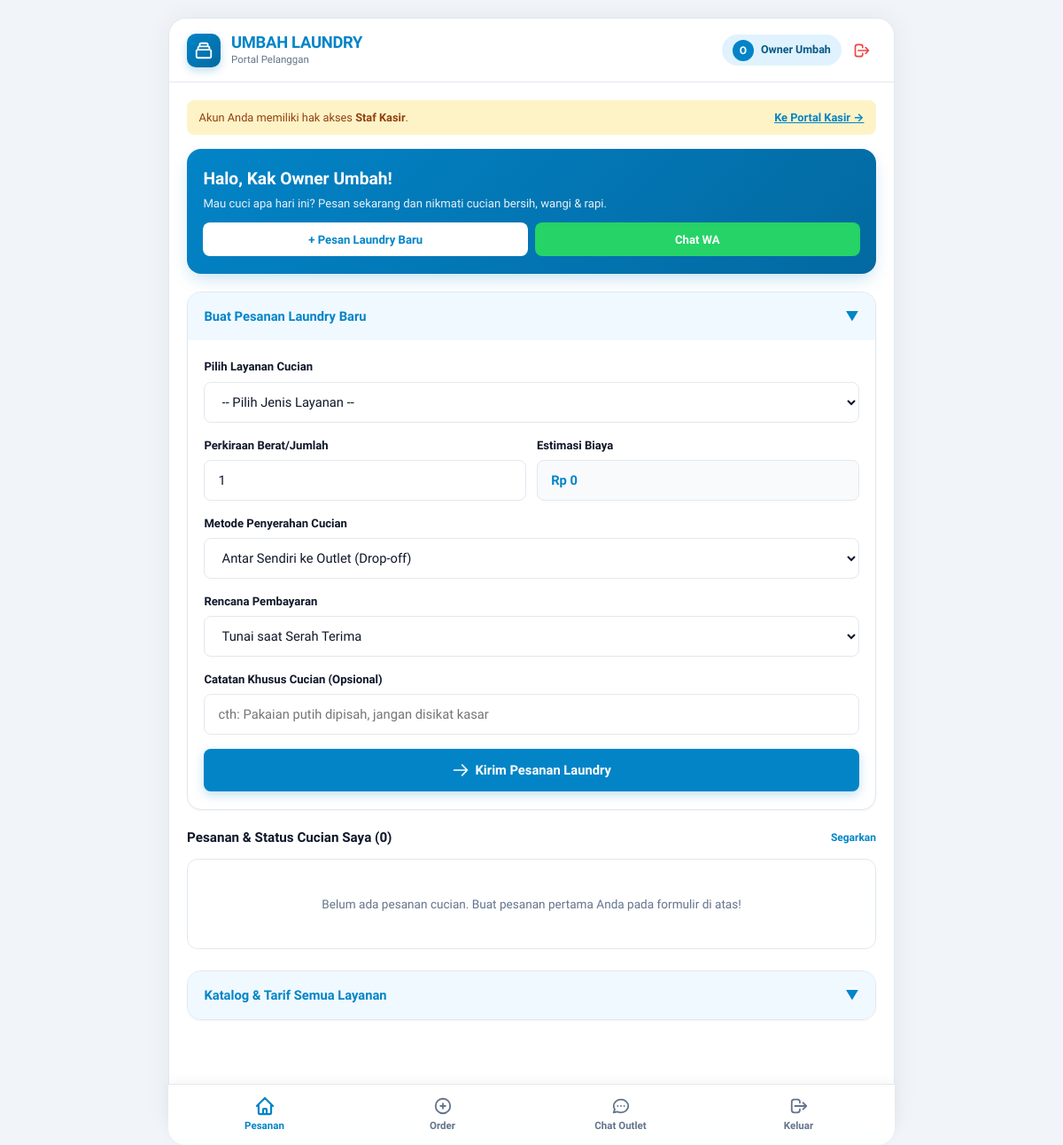
Before: /dashboard_pelanggan.php (signed in) with the older database file.
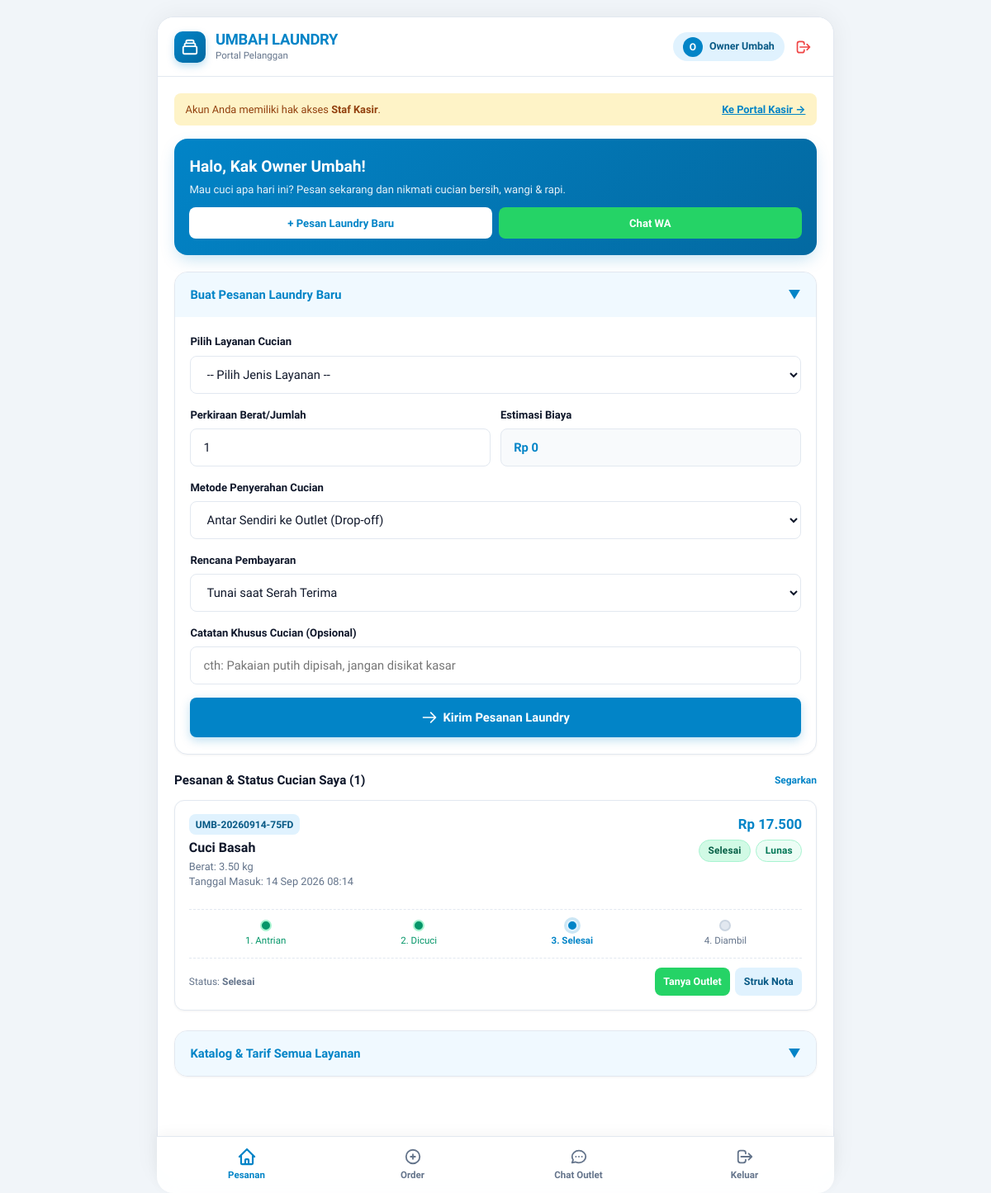
After: the same page with the newer database file.
### tables this page shows
CREATE TABLE `transaksi` (
  `id` int(11) NOT NULL AUTO_INCREMENT,
  `kode_transaksi` varchar(30) NOT NULL,
  `id_pelanggan` int(11) NOT NULL,
  `id_layanan` int(11) NOT NULL,
  `id_karyawan` int(11) DEFAULT NULL,
  `berat_jumlah` decimal(5,2) NOT NULL,
  `total_harga` decimal(10,2) NOT NULL,
  `metode_pembayaran` enum('Tunai','QRIS','Transfer') DEFAULT 'Tunai',
  `status_pembayaran` enum('Belum Lunas','Lunas') DEFAULT 'Lunas',
  `status_cucian` enum('Antrian','Dalam Proses','Selesai','Sudah Diambil','Batal') DEFAULT 'Antrian',
  `catatan` text DEFAULT NULL,
  `tanggal_masuk` datetime DEFAULT current_timestamp(),
  `tanggal_selesai` datetime DEFAULT NULL,
  PRIMARY KEY (`id`),
  UNIQUE KEY `kode_transaksi` (`kode_transaksi`),
  KEY `fk_tx_pelanggan` (`id_pelanggan`),
  KEY `fk_tx_layanan` (`id_layanan`),
  KEY `fk_tx_karyawan` (`id_karyawan`),
  CONSTRAINT `fk_tx_karyawan` FOREIGN KEY (`id_karyawan`) REFERENCES `users` (`id`) ON DELETE SET NULL,
  CONSTRAINT `fk_tx_layanan` FOREIGN KEY (`id_layanan`) REFERENCES `layanan` (`id`),
  CONSTRAINT `fk_tx_pelanggan` FOREIGN KEY (`id_pelanggan`) REFERENCES `pelanggan` (`id`) ON DELETE CASCADE
);

CREATE TABLE `layanan` (
  `id` int(11) NOT NULL AUTO_INCREMENT,
  `nama_layanan` varchar(100) NOT NULL,
  `kategori` varchar(50) NOT NULL,
  `satuan` varchar(20) NOT NULL DEFAULT 'kg',
  `harga_per_satuan` decimal(10,2) NOT NULL,
  `created_at` timestamp NOT NULL DEFAULT current_timestamp(),
  PRIMARY KEY (`id`)
);

### classes/Pelanggan.php (called while the page is built, shortened)
<?php
class Pelanggan {
    private PDO $db;
    private string $table = "pelanggan";
    public function __construct(PDO $db) {
        $this->db = $db;
    }
    public function findOrCreate(string $nama, string $no_hp, string $alamat = ''): int {
        $stmt = $this->db->prepare("SELECT id FROM {$this->table} WHERE no_hp = :no_hp LIMIT 1");
        $stmt->execute([':no_hp' => $no_hp]);
        $pelanggan = $stmt->fetch();
        $insert = $this->db->prepare("INSERT INTO {$this->table} (nama, no_hp, alamat) VALUES (:nama, :no_hp, :alamat)");
        $insert->execute([
            ':nama'   => htmlspecialchars($nama),
            ':no_hp'  => htmlspecialchars($no_hp),
            ':alamat' => htmlspecialchars($alamat)
        ]);
        return (int)$this->db->lastInsertId();
    }
}

### classes/Transaksi.php (called while the page is built, shortened)
<?php
class Transaksi {
    private PDO $db;
    private string $table = "transaksi";
    public function __construct(PDO $db) {
        $this->db = $db;
    }
    public function getTransaksiByPelangganId(int $id_pelanggan): array {
        $sql = "SELECT t.*, p.nama AS nama_pelanggan, p.no_hp, p.alamat AS alamat_pelanggan,
                       l.nama_layanan, l.satuan, l.harga_per_satuan, u.nama AS nama_karyawan
                FROM {$this->table} t
                JOIN pelanggan p ON t.id_pelanggan = p.id
                JOIN layanan l ON t.id_layanan = l.id
                LEFT JOIN users u ON t.id_karyawan = u.id
                WHERE t.id_pelanggan = :id_pelanggan
                ORDER BY t.id DESC";
        $stmt = $this->db->prepare($sql);
        $stmt->execute([':id_pelanggan' => $id_pelanggan]);
        return $stmt->fetchAll();
    }
}

### dashboard_pelanggan.php (the view, shortened to what the changed rows need)
<?php
require_once __DIR__ . '/classes/Pelanggan.php';
require_once __DIR__ . '/classes/Transaksi.php';
$db = (new Database())->getConnection();
$pelangganModel = new Pelanggan($db);
$transaksiModel = new Transaksi($db);
$userNama   = $_SESSION['user']['nama'] ?? 'Pelanggan';
$userNoHp   = $_SESSION['user']['no_hp'] ?? '';
$userAlamat = $_SESSION['user']['alamat'] ?? '';
$pelangganId = $pelangganModel->findOrCreate($userNama, $userNoHp, $userAlamat);
$riwayatPesanan = $transaksiModel->getTransaksiByPelangganId($pelangganId);
?>
<!DOCTYPE html>
<html lang="id">
<head>
    <link rel="stylesheet" href="assets/css/chingu-style.css">
</head>
<body>
<div class="app-container">
    <div class="content">
        <div style="display: flex; justify-content: space-between; align-items: center; margin: 1.25rem 0 0.75rem;">
            <h4 style="font-size: 0.95rem; font-weight: 700;">Pesanan & Status Cucian Saya (<?= count($riwayatPesanan) ?>)</h4>
            <a href="dashboard_pelanggan.php" style="font-size: 0.75rem; color: var(--primary); text-decoration: none; font-weight: 600;">Segarkan</a>
        </div>
        <div class="order-list">
            <?php if (empty($riwayatPesanan)): ?>
                <div style="text-align: center; color: var(--text-muted); font-size: 0.85rem; padding: 2.5rem 1rem; background: var(--surface); border: 1px solid var(--border); border-radius: 12px;">
                    Belum ada pesanan cucian. Buat pesanan pertama Anda pada formulir di atas!
                </div>
            <?php else: ?>
                <?php foreach ($riwayatPesanan as $trx): ?>
                    <?php
                        $badgeClass = match($trx['status_cucian']) {
                            'Antrian'       => 'badge-antrian',
                            'Dalam Proses'  => 'badge-proses',
                            'Selesai'       => 'badge-selesai',
                            'Sudah Diambil' => 'badge-diambil',
                            'Batal'         => 'badge-batal',
                            default         => 'badge-proses'
                        };
                        $waText = "Halo Umbah Laundry,\n"
                                . "Saya mau konfirmasi pesanan cucian saya:\n"
                                . "No Nota: *{$trx['kode_transaksi']}*\n"
                                . "Nama: {$trx['nama_pelanggan']}\n"
                                . "Layanan: {$trx['nama_layanan']} ({$trx['berat_jumlah']} {$trx['satuan']})\n"
                                . "Mohon info perkiraan selesainya ya kak. Terima kasih!";
                        $waUrl = "https://api.whatsapp.com/send?phone=6287715890651&text=" . urlencode($waText);
                        $s = $trx['status_cucian'];
                        $isProses  = in_array($s, ['Dalam Proses', 'Selesai', 'Sudah Diambil']);
                        $isSelesai = in_array($s, ['Selesai', 'Sudah Diambil']);
                        $isDiambil = ($s === 'Sudah Diambil');
                    ?>
                    <div class="order-card">
                        <div class="order-card-header">
                            <div>
                                <span class="order-code"><?= htmlspecialchars($trx['kode_transaksi']) ?></span>
                                <h5><?= htmlspecialchars($trx['nama_layanan']) ?></h5>
                                <div class="order-card-meta">
                                    Berat: <?= $trx['berat_jumlah'] ?> <?= htmlspecialchars($trx['satuan']) ?>
                                    <br>
                                    Tanggal Masuk: <?= date('d M Y H:i', strtotime($trx['tanggal_masuk'])) ?>
                                </div>
                            </div>
                            <div style="text-align: right;">
                                <div class="order-price">Rp <?= number_format($trx['total_harga'], 0, ',', '.') ?></div>
                                <div style="margin-top: 0.35rem;" class="order-card-badges">
                                    <span class="badge <?= $badgeClass ?>"><?= htmlspecialchars($trx['status_cucian']) ?></span>
                                    <?php if ($trx['status_pembayaran'] === 'Lunas'): ?>
                                        <span class="badge badge-lunas">Lunas</span>
                                    <?php else: ?>
                                        <span class="badge badge-belum-lunas">Belum Lunas</span>
                                    <?php endif; ?>
                                </div>
                            </div>
                        </div>
                        <div class="order-step-timeline">
                            <div class="step-item <?= $s === 'Antrian' ? 'active-step' : ($isProses ? 'passed-step' : '') ?>">
                                <div class="step-dot"></div>
                                <span>1. Antrian</span>
                            </div>
                            <div class="step-item <?= $s === 'Dalam Proses' ? 'active-step' : ($isSelesai ? 'passed-step' : '') ?>">
                                <div class="step-dot"></div>
                                <span>2. Dicuci</span>
                            </div>
                            <div class="step-item <?= $s === 'Selesai' ? 'active-step' : ($isDiambil ? 'passed-step' : '') ?>">
                                <div class="step-dot"></div>
                                <span>3. Selesai</span>
                            </div>
                            <div class="step-item <?= $isDiambil ? 'active-step passed-step' : '' ?>">
                                <div class="step-dot"></div>
                                <span>4. Diambil</span>
                            </div>
                        </div>
                        <div class="order-card-actions">
                            <span style="font-size: 0.75rem; color: var(--text-muted);">
                                Status: <strong><?= htmlspecialchars($trx['status_cucian']) ?></strong>
                            </span>
                            <div style="display: flex; gap: 0.4rem;">
                                <a href="<?= $waUrl ?>" target="_blank" class="btn-sm btn-sm-whatsapp">
                                    Tanya Outlet
                                </a>
                                <button type="button" class="btn-sm btn-sm-nota" onclick="showReceipt(<?= htmlspecialchars(json_encode($trx)) ?>)">
                                    Struk Nota
                                </button>
                            </div>
                        </div>
                    </div>
                <?php endforeach; ?>
            <?php endif; ?>
        </div>
    </div>
</div>
</body>
</html>

Changed rows visible on the page:
added transaksi: kode_transaksi "UMB-20260914-75FD", id_layanan.nama_layanan "Cuci Basah", berat_jumlah "3.50", id_layanan.satuan "kg", tanggal_masuk "14 Sep 2026 08:14", total_harga "17.500", status_cucian "Selesai", status_pembayaran "Lunas"
Other visible differences:
count($riwayatPesanan): "0" → "1"
text no longer shown: "Belum ada pesanan cucian. Buat pesanan pertama Anda pada formulir di atas!"
